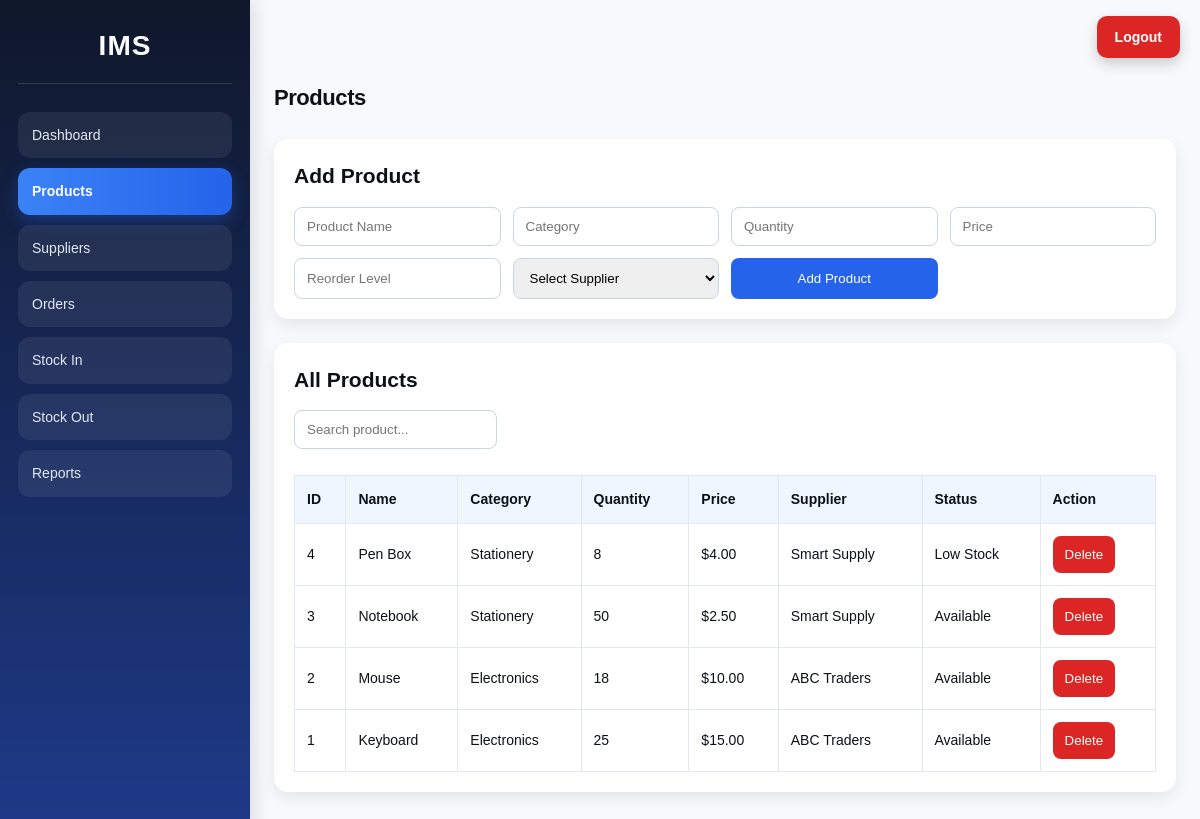
Before: /products.php (signed in) with the older database file.
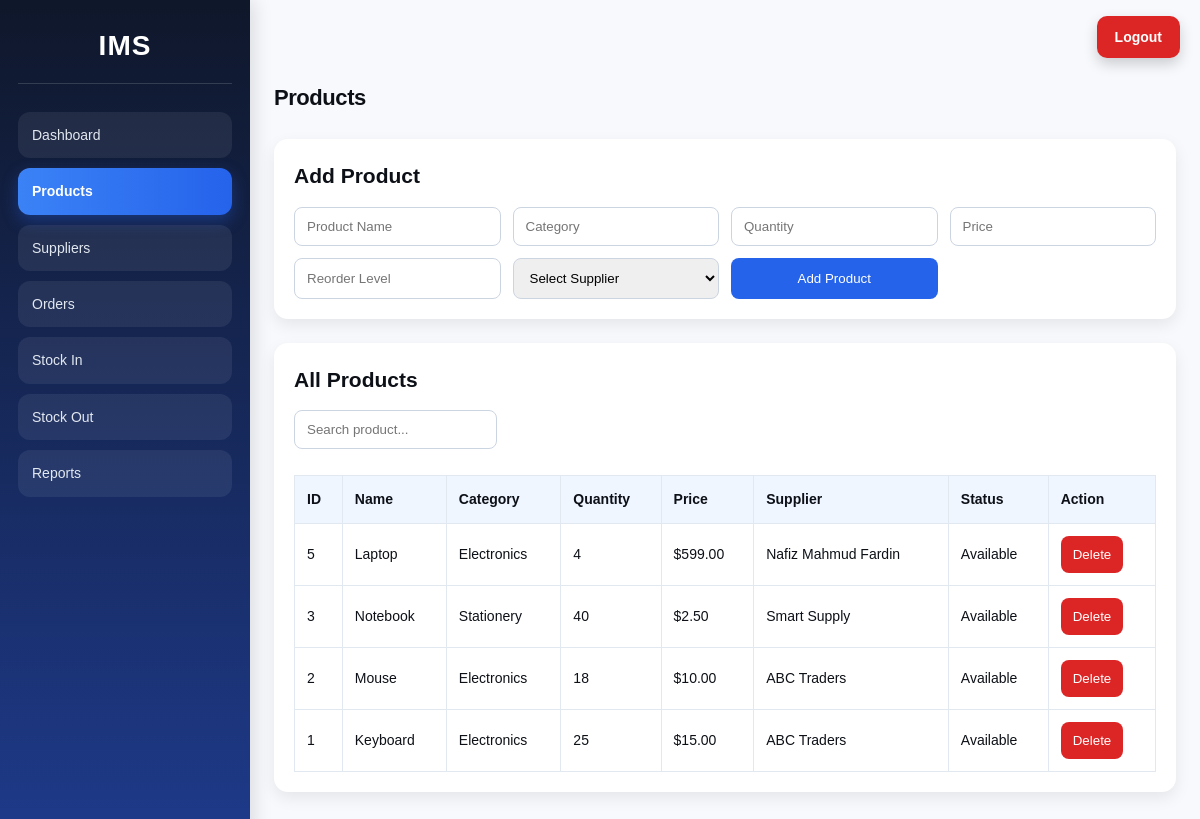
After: the same page with the newer database file.
### tables this page shows
CREATE TABLE products (
    id INTEGER PRIMARY KEY AUTOINCREMENT,
    name TEXT NOT NULL,
    category TEXT NOT NULL,
    quantity INTEGER NOT NULL DEFAULT 0,
    price REAL NOT NULL DEFAULT 0,
    reorder_level INTEGER NOT NULL DEFAULT 5,
    supplier_id INTEGER NULL,
    FOREIGN KEY (supplier_id) REFERENCES suppliers(id) ON DELETE SET NULL
);

CREATE TABLE suppliers (
    id INTEGER PRIMARY KEY AUTOINCREMENT,
    name TEXT NOT NULL,
    phone TEXT NOT NULL,
    email TEXT,
    address TEXT
);

### products.php (the view, shortened to what this page needs)
<?php
require_once 'includes/auth_check.php';
$products = $pdo->query("SELECT p.*, s.name AS supplier_name FROM products p LEFT JOIN suppliers s ON p.supplier_id = s.id ORDER BY p.id DESC")->fetchAll();
require_once 'includes/header.php';
?>
<h1>Products</h1>
<section class="panel">
    <h2>Add Product</h2>
    <form method="POST" class="grid-form">
        <input type="text" name="name" placeholder="Product Name" required>
        <input type="text" name="category" placeholder="Category" required>
        <input type="number" name="quantity" placeholder="Quantity" min="0" required>
        <input type="number" step="0.01" name="price" placeholder="Price" min="0" required>
        <input type="number" name="reorder_level" placeholder="Reorder Level" min="0" required>
        <select name="supplier_id">
            <option value="">Select Supplier</option>
        </select>
        <button type="submit">Add Product</button>
    </form>
</section>
<section class="panel">
    <h2>All Products</h2>
    <input type="text" id="tableSearch" placeholder="Search product...">
    <table id="dataTable">
        <tr>
            <th>ID</th>
            <th>Name</th>
            <th>Category</th>
            <th>Quantity</th>
            <th>Price</th>
            <th>Supplier</th>
            <th>Status</th>
            <th>Action</th>
        </tr>
        <?php foreach ($products as $product): ?>
        <tr>
            <td><?= $product['id'] ?></td>
            <td><?= htmlspecialchars($product['name']) ?></td>
            <td><?= htmlspecialchars($product['category']) ?></td>
            <td><?= $product['quantity'] ?></td>
            <td>$<?= number_format($product['price'], 2) ?></td>
            <td><?= htmlspecialchars($product['supplier_name'] ?? 'N/A') ?></td>
            <td><?= ($product['quantity'] <= $product['reorder_level']) ? 'Low Stock' : 'Available' ?></td>
            <td>
                <form method="POST" onsubmit="return confirmDelete();" class="inline-form">
                    <button type="submit" class="danger-btn">Delete</button>
                </form>
            </td>
        </tr>
        <?php endforeach; ?>
    </table>
</section>
<?php require_once 'includes/footer.php'; ?>

Changed rows visible on the page:
removed products: id "4", name "Pen Box", category "Stationery", quantity "8", price "4.00", supplier.name "Smart Supply", reorder_level "Low Stock"
added products: id "5", name "Laptop", category "Electronics", quantity "4", price "599.00", supplier.name "Nafiz Mahmud Fardin", reorder_level "Available"
changed products "Notebook": quantity "50" → "40"
